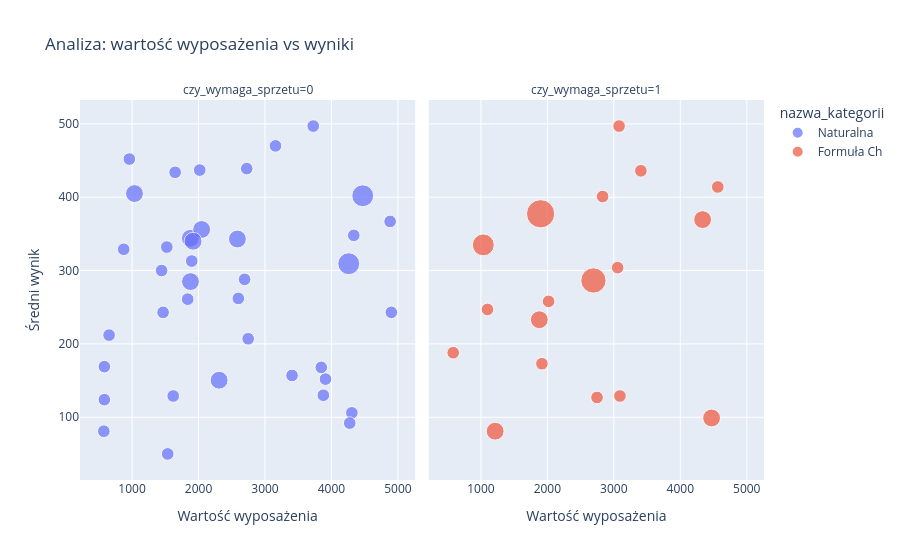

Source (notebook cell):
### Code cell
fig = px.scatter(
    df, 
    x="wartosc_wyposazenia", 
    y="sredni_wynik",
    color="nazwa_kategorii",
    facet_col="czy_wymaga_sprzetu",
    size="liczba_wygranych", 
    hover_data=["id_uczestnika"],
    title="Analiza: wartość wyposażenia vs wyniki",
    labels={
        "wartosc_wyposazenia": "Wartość wyposażenia",
        "sredni_wynik": "Średni wynik"
    }
)

fig.show()

### Figure 1 — Plotly figure (JSON) as saved in the notebook; plotly's stock layout.template omitted (floating-point values rounded to 4 significant figures)
{"data": [{"customdata": [[5], [7], [8], [11], [12], [16], [17], [18], [19], [20], [23], [26], [33], [35], [38], [39], [40], [41], [42], [44], [45], [46], [47], [49], [55], [60], [62], [63], [66], [69], [70], [75], [76], [82], [87], [89], [95], [99], [100]], "hovertemplate": "nazwa_kategorii=Naturalna<br>czy_wymaga_sprzetu=0<br>Wartość wyposażenia=%{x}<br>Średni wynik=%{y}<br>liczba_wygranych=%{marker.size}<br>id_uczestnika=%{customdata[0]}<extra></extra>", "legendgroup": "Naturalna", "marker": {"color": "#636efa", "size": [1, 1, 1, 1, 1, 1, 1, 2, 1, 1, 2, 1, 2, 1, 1, 2, 1, 1, 1, 1, 1, 1, 1, 1, 1, 3, 1, 1, 1, 1, 1, 2, 2, 2, 1, 1, 1, 3, 1], "sizemode": "area", "sizeref": 0.0125, "symbol": "circle"}, "mode": "markers", "name": "Naturalna", "orientation": "h", "showlegend": true, "type": "scatter", "x": [2693, 4307, 1619, 1523, 3726, 3407, 1648, 1036, 959, 4883, 1877, 575, 2310, 1898, 3878, 2047, 654, 583, 4275, 583, 2599, 4336, 1837, 3910, 1444, 4471, 3847, 1536, 4901, 3158, 2747, 2585, 1879, 1918, 2018, 2725, 1467, 4260, 874], "xaxis": "x", "y": [288, 106, 129, 332, 497, 157, 434, 405, 452, 367, 344, 81, 150.5, 313, 130, 356, 212, 124, 92, 169, 262, 348, 261, 152, 300, 402, 168, 50, 243, 470, 207, 343, 285, 340, 437, 439, 243, 309.3, 329], "yaxis": "y"}, {"customdata": [[5], [16], [18], [32], [35], [44], [46], [50], [54], [60], [64], [70], [76], [78], [79], [82], [87], [93]], "hovertemplate": "nazwa_kategorii=Formuła Ch<br>czy_wymaga_sprzetu=1<br>Wartość wyposażenia=%{x}<br>Średni wynik=%{y}<br>liczba_wygranych=%{marker.size}<br>id_uczestnika=%{customdata[0]}<extra></extra>", "legendgroup": "Formuła Ch", "marker": {"color": "#EF553B", "size": [4, 1, 3, 1, 5, 1, 2, 1, 2, 2, 1, 1, 2, 1, 1, 1, 1, 1], "sizemode": "area", "sizeref": 0.0125, "symbol": "circle"}, "mode": "markers", "name": "Formuła Ch", "orientation": "h", "showlegend": true, "type": "scatter", "x": [2693, 3407, 1036, 2831, 1898, 583, 4336, 3092, 1214, 4471, 4564, 2747, 1879, 3057, 3079, 1918, 2018, 1099], "xaxis": "x2", "y": [286.5, 436, 335, 401, 377.4, 188, 369.5, 129, 81, 99, 414, 127, 233, 304, 497, 173, 258, 247], "yaxis": "y2"}], "layout": {"annotations": [{"font": {}, "showarrow": false, "text": "czy_wymaga_sprzetu=0", "x": 0.245, "xanchor": "center", "xref": "paper", "y": 1, "yanchor": "bottom", "yref": "paper"}, {"font": {}, "showarrow": false, "text": "czy_wymaga_sprzetu=1", "x": 0.755, "xanchor": "center", "xref": "paper", "y": 1, "yanchor": "bottom", "yref": "paper"}], "legend": {"itemsizing": "constant", "title": {"text": "nazwa_kategorii"}, "tracegroupgap": 0}, "title": {"text": "Analiza: wartość wyposażenia vs wyniki"}, "xaxis": {"anchor": "y", "domain": [0, 0.49], "title": {"text": "Wartość wyposażenia"}}, "xaxis2": {"anchor": "y2", "domain": [0.51, 1], "matches": "x", "title": {"text": "Wartość wyposażenia"}}, "yaxis": {"anchor": "x", "domain": [0, 1], "title": {"text": "Średni wynik"}}, "yaxis2": {"anchor": "x2", "domain": [0, 1], "matches": "y", "showticklabels": false}}}
